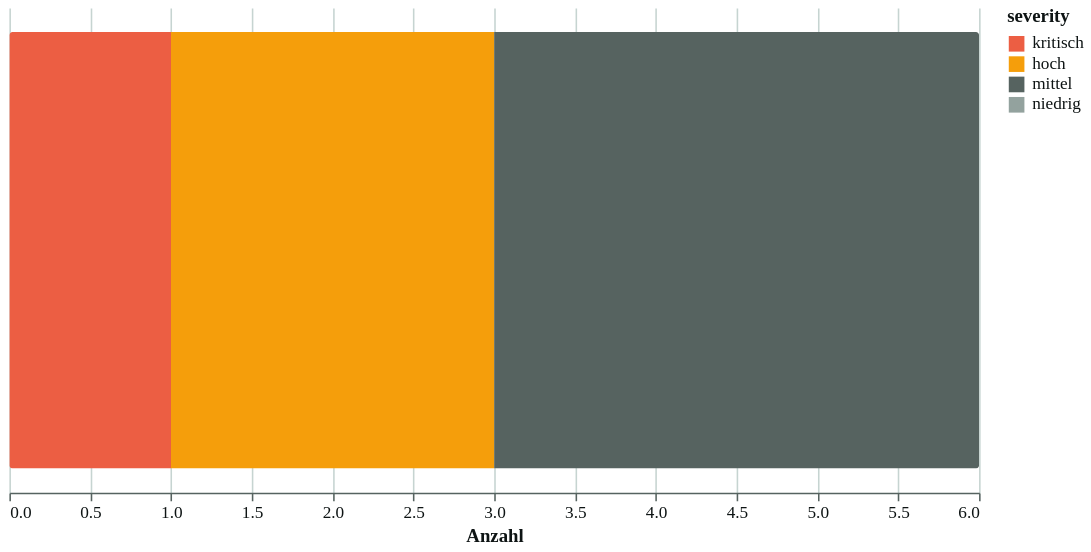

The specification (Vega-Lite) saved for this image:
### Vega-Lite specification from a JSON file in a GitHub repository (floating-point values rounded to 4 significant figures)
{"$schema": "https://vega.github.io/schema/vega-lite/v6.json", "description": "Pixelkiez approved template V11_SEVERITY_DISTRIBUTION: Befunde nach Schwere", "usermeta": {"template_id": "V11_SEVERITY_DISTRIBUTION", "name": "Befunde nach Schwere", "purpose": "Gestapelte Anzahl kritischer Befunde", "brand_contract": "pixelkiez-v1"}, "width": 620, "height": 310, "data": {"values": [{"group": "Befunde", "severity": "kritisch", "count": 1}, {"group": "Befunde", "severity": "hoch", "count": 2}, {"group": "Befunde", "severity": "mittel", "count": 3}]}, "mark": {"type": "bar", "cornerRadius": 2}, "encoding": {"y": {"field": "group", "type": "nominal", "axis": null}, "x": {"field": "count", "type": "quantitative", "stack": "zero", "axis": {"title": "Anzahl"}}, "color": {"field": "severity", "type": "nominal", "scale": {"domain": ["kritisch", "hoch", "mittel", "niedrig"], "range": ["#EC5E43", "#F59E0B", "#566360", "#93A29E"]}}}, "config": {"background": "#FFFFFF", "font": "Schibsted Grotesk", "title": {"font": "Schibsted Grotesk", "fontSize": 18, "fontWeight": 700, "color": "#0E1414", "anchor": "start"}, "axis": {"labelFont": "IBM Plex Mono", "labelFontSize": 11, "titleFont": "Schibsted Grotesk", "titleFontSize": 12, "labelColor": "#0E1414", "titleColor": "#0E1414", "gridColor": "#C6D4D1", "domainColor": "#566360", "tickColor": "#566360"}, "legend": {"labelFont": "Schibsted Grotesk", "labelFontSize": 11, "titleFont": "Schibsted Grotesk", "titleFontSize": 12, "labelColor": "#0E1414", "titleColor": "#0E1414"}, "view": {"stroke": null}}}
